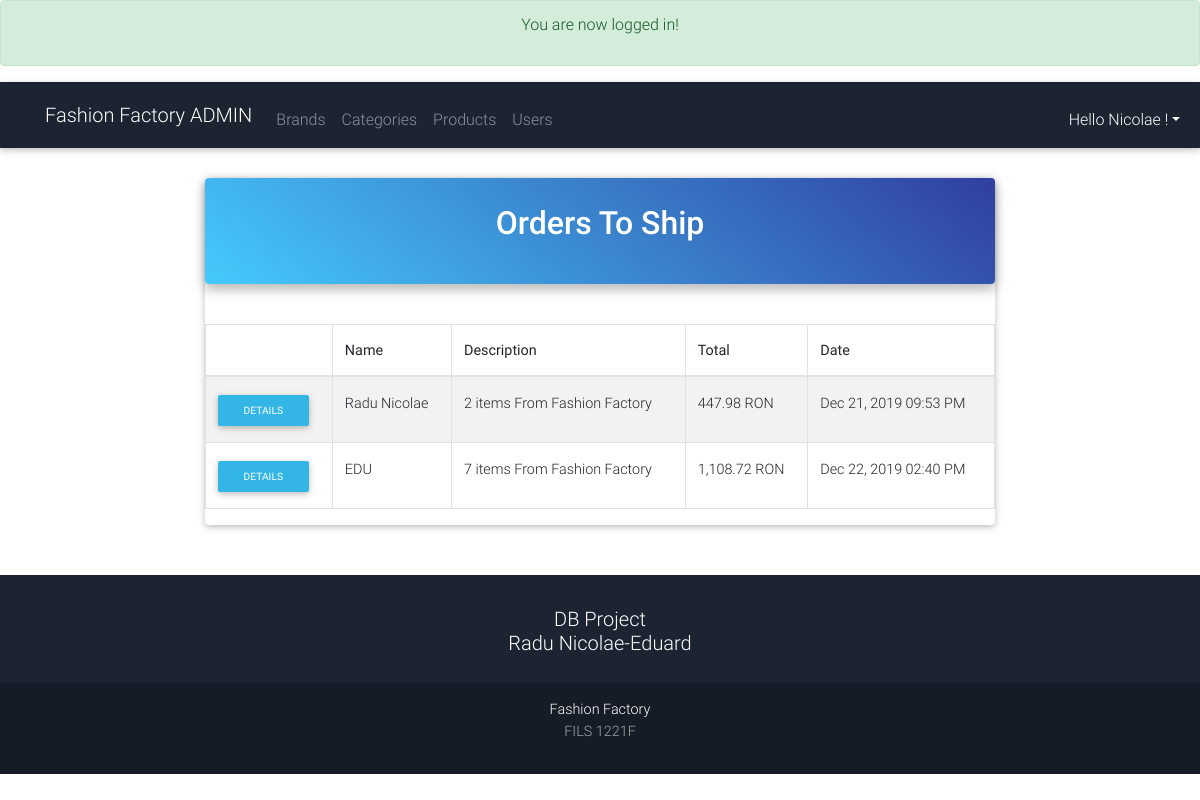
/admin/index.php (signed in), run on the app's committed database.
### tables this page shows
CREATE TABLE `transactions` (
  `id` int(11) NOT NULL,
  `cart_id` int(11) NOT NULL,
  `full_name` varchar(255) NOT NULL,
  `email` varchar(175) NOT NULL,
  `street` varchar(255) NOT NULL,
  `street2` varchar(255) NOT NULL,
  `city` varchar(175) NOT NULL,
  `county` varchar(175) NOT NULL,
  `zip_code` varchar(50) NOT NULL,
  `country` varchar(175) NOT NULL,
  `sub_total` decimal(10,2) NOT NULL,
  `tax` decimal(10,2) NOT NULL,
  `grand_total` decimal(10,2) NOT NULL,
  `description` text NOT NULL,
  `txn_date` datetime NOT NULL DEFAULT current_timestamp()
);

### helpers/helpers.php (called while the page is built, shortened)
<?php
    function money($number){
        return number_format($number,2).' '.'RON';
    }
    function pretty_date($date){
        return date("M d, Y h:i A",strtotime($date));
    }

### admin/index.php (the view, shortened to what this page needs)
<?php
require_once '../core/init.php';
include 'includes/head.php';
include 'includes/nav.php';
?>
<?php
    $txnQuery ="SELECT t.id, t.cart_id, t.full_name,t.description, t.txn_date, t.grand_total, c.items, c.paid, c.shipped
    FROM transactions t
    LEFT JOIN cart c ON t.cart_id = c.id
    WHERE c.paid = 1 AND c.shipped = 0
    ORDER BY t.txn_date";
    $txnResults = $db->query($txnQuery);
?>
<div class="row">
<div class="col-md-2"></div>
<div class="col-md-8">
<div class="card card-cascade" style="margin-top:30px;">
<div class="view view-cascade gradient-card-header blue-gradient">
  <h2 class="card-header-title mb-3">Orders To Ship</h2>
</div>
<div class="card-body card-body-cascade text-center">
</div>
    <table class="table table-condesed table-bordered table-striped">
        <thead>
            <th></th>
            <th>Name</th>
            <th>Description</th>
            <th>Total</th>
            <th>Date</th>
        </thead>
        <tbody>
        <?php while($order = mysqli_fetch_assoc($txnResults)):?>
            <tr>
                <td><a href="orders.php?txn_id=<?=$order['id'];?>" class="btn btn-sm btn-info">Details</a></td>
                <td><?=$order['full_name'];?></td>
                <td><?=$order['description'];?></td>
                <td><?=money($order['grand_total']);?></td>
                <td><?=pretty_date($order['txn_date']);?></td>
            </tr>
        <?php endwhile; ?>
        </tbody>
    </table>
</div>
</div>
</div>
<?php include 'includes/footer.php'; ?>

### data on the page
transactions: full_name "Radu Nicolae", description "2 items From Fashion Factory", grand_total "447.98 RON", txn_date "Dec 21, 2019 09:53 PM"
transactions: full_name "EDU", description "7 items From Fashion Factory", grand_total "1,108.72 RON", txn_date "Dec 22, 2019 02:40 PM"

### other printed values
$_SESSION['success_flash'] "You are now logged in!"
$user_data['first'] "Nicolae"
